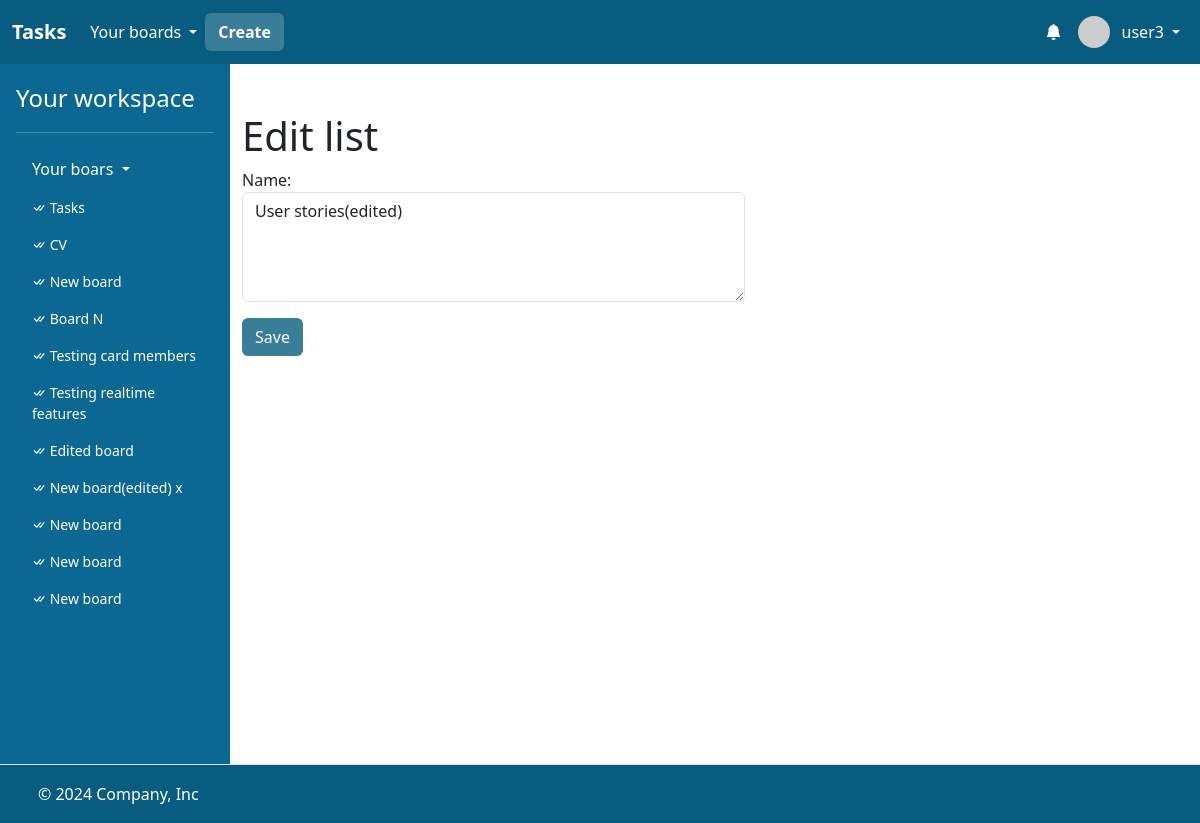
The page /edit_list/165 (signed in) on the database its author committed.
### task/models.py (models this page shows)
class User(AbstractUser):
    bio = models.CharField(max_length=256)

class Board(models.Model):
    name = models.CharField(max_length=256)
    description = models.CharField(max_length=256)
    members = models.ManyToManyField(User, related_name="boards")
    created_at = models.DateTimeField(auto_now_add=True)

class List(models.Model):
    board = models.ForeignKey("Board", on_delete=models.CASCADE, related_name="lists")
    name = models.CharField(max_length=256)
    position = models.DecimalField(max_digits=10, decimal_places=2)
    created_at = models.DateTimeField(auto_now_add=True)

### task/views/list_views.py (the view, shortened to what this page needs)
# urls.py: path("edit_list/<int:list_id>", views.edit_list_view, name="edit_list"),
@login_required
def edit_list_view(request, list_id):
    list = List.objects.filter(id=list_id).first()
    if list is None:
        return apology(request, "List does not exist!", 400)
    if request.user not in list.board.members.all():
        return apology(request, "Board does not exist!", 400)
    return render(
        request,
        "task/edit_list_view.html",
        {
            "list": list,
            "boards": request.user.boards.all(),
            "form": EditListForm(
                initial={
                    "name": list.name,
                }
            ),
        },
    )

### task/forms.py
class EditListForm(forms.Form):
    template_name = "form_snippet.html"
    name = forms.CharField(
        max_length=256,
        widget=forms.Textarea(
            attrs={
                "class": "form-control w-auto single-line-textarea",
                "placeholder": "Name",
                "autofocus": True,
                "rows": 4,
                "cols": 50,
            }
        ),
    )

### task/templates/task/edit_list_view.html (shortened to what this page needs)
{% extends "task/layout.html" %}
{% block main %}
    <div class="container">
        <div class="mt-5">
            <h1>Edit list</h1>
            <form action="{% url 'edit_list' list.id %}" method="POST">
                {{ form }}
                <input class="btn" style="background: #397D99; color: white;" type="submit" value="Save">
            </form>
        </div>
    </div>
{% endblock %}

### task/templates/task/layout.html (shortened to what this page needs)
<!DOCTYPE html>
{% load static %}
{% load humanize %}
<html lang="en">
    <head>
        <link href="https://cdn.jsdelivr.net/npm/bootstrap@5.3.3/dist/css/bootstrap.min.css" rel="stylesheet">
        <link rel="stylesheet" href="https://cdn.jsdelivr.net/npm/bootstrap-icons@1.3.0/font/bootstrap-icons.css">
        <link href="{% static 'styles.css' %}" rel="stylesheet">
    </head>
    <body style="height: 100vh;">
        <div style="display: flex; flex-direction: column; height: 100%;">
            <header>
                <nav class="navbar navbar-expand-lg"  data-bs-theme="dark" style="background: #085c80;">
                    <div class="container-fluid">
                      <a class="navbar-brand fw-bold" href="{% url 'index' %}">Tasks</a>
                      <div class="collapse navbar-collapse" id="navbarHeader">
                        <ul class="navbar-nav me-auto mb-2 mb-lg-0" style="display: flex; align-items: center;">
                            {% if user.is_authenticated %}
                                <li class="nav-item dropdown">
                                    <a class="nav-link dropdown-toggle text-white" href="#" role="button" data-bs-toggle="dropdown" aria-expanded="false" style="display: flex; align-items: center; gap: 4px;">
                                        <span>Your boards</span>
                                    </a>
                                </li>
                                <li class="nav-item">
                                    <a class="btn fw-bold text-white" style="background: #397D99; color: white;" href="{% url 'create_board' %}">Create</a>
                                </li>
                          {% endif %}
                        </ul>
                        {% if user.is_authenticated %}
                        <ul class="navbar-nav ms-auto mb-2 mb-lg-0" style="display: flex; align-items: center;">
                            <li class="nav-item dropdown">
                                <a class="nav-link text-white d-relative" href="#" role="button" style="display: flex; align-items: center; gap: 4px;" id="dropdownMenuClickableInside" data-bs-toggle="dropdown" data-bs-auto-close="outside" aria-expanded="false">
                                    <i class="bi bi-bell-fill"></i>
                                </a>
                            </li>
                            <li class="nav-item dropdown">
                                <a class="nav-link dropdown-toggle text-white" href="#" role="button" data-bs-toggle="dropdown" aria-expanded="false" style="display: flex; align-items: center; gap: 4px;">
                                    <img src="https://i.pravatar.cc/48?u={{ user.id }}" alt="" width="32" height="32" class="rounded-circle me-2">
                                    <span>{{ user.username }}</span>
                                </a>
                            </li>
                        </ul>
                        {% endif %}
                      </div>
                    </div>
                  </nav>
            </header>
            <main style="flex: 1;">
                <div class="d-flex flex-nowrap" style="height: 100%;">
                    {% if user.is_authenticated %}
                    <div class="d-none d-lg-flex flex-column flex-shrink-0 p-3 text-white" style="width: 230px; background: #0A6892;">
                        <a href="{% url 'index' %}" class="text-decoration-none d-flex align-items-center mb-3 mb-md-0 me-md-auto text-white">
                          <span class="fs-4">Your workspace</span>
                        </a>
                        <hr>
                        <ul class="nav nav-pills flex-column mb-auto">
                          <li class="mb-1">
                            <button class="nav-link text-white collapsed dropdown-toggle" data-bs-toggle="collapse" data-bs-target="#home-collapse" aria-expanded="true">
                                Your boars
                            </button>
                            <div class="collapse show " id="home-collapse">
                                <ul class="btn-toggle-nav list-unstyled fw-normal pb-1 small" style="max-height: 490px; overflow-y: auto;">
                                    {% for board in boards %}
                                    <li>
                                        <a href="{% url 'board' board.id %}" class="nav-link text-white">
                                            <i class="bi bi-check-all"></i>
                                            {{ board.name }}
                                        </a>
                                    </li>
                                    {% endfor %}
                                </ul>
                            </div>
                          </li>
                        </ul>
                    </div>
                    {% endif %}
                    <div style="flex: 1; background: white; overflow-x: hidden; min-height: 700px;">
                        {% block main %}
                        {% endblock %}
                    </div>
                </div>
            </main>
            <footer class="d-flex flex-wrap justify-content-between align-items-center py-3 border-top" style="background: #085c80; border: none;">
                <div class="col-md-4 d-flex align-items-center">
                  <a href="/" class="mb-3 me-2 mb-md-0 text-body-secondary lh-1">
                    <svg class="bi" width="30" height="24"><use xlink:href="#bootstrap"></use></svg>
                  </a>
                  <span class="mb-3 mb-md-0 text-white">© 2024 Company, Inc</span>
                </div>
                <ul class="nav col-md-4 justify-content-end list-unstyled d-flex">
                  <li class="ms-3"><a class="text-body-secondary" href="#"><svg class="bi" width="24" height="24"><use xlink:href="#twitter"></use></svg></a></li>
                  <li class="ms-3"><a class="text-body-secondary" href="#"><svg class="bi" width="24" height="24"><use xlink:href="#instagram"></use></svg></a></li>
                  <li class="ms-3"><a class="text-body-secondary" href="#"><svg class="bi" width="24" height="24"><use xlink:href="#facebook"></use></svg></a></li>
                </ul>
            </footer>
        </div>
    </body>
</html>

### task/templates/form_snippet.html (shortened to what this page needs)
{% for field in form %}
    <div class="form-group mb-3">
        {{ field.label_tag }} {{ field }}
    </div>
{% endfor %}

### rows shown on the page
User: username "user3"
Board: name "Tasks"
Board: name "CV"
Board: name "New board"
Board: name "Board N"
Board: name "Testing card members"
Board: name "Testing realtime features"
Board: name "Edited board"
Board: name "New board(edited) x"
Board: name "New board"
Board: name "New board"
Board: name "New board"
List: form "User stories(edited)"

### other values the page prints
{{ field.label_tag }} "Name:"
